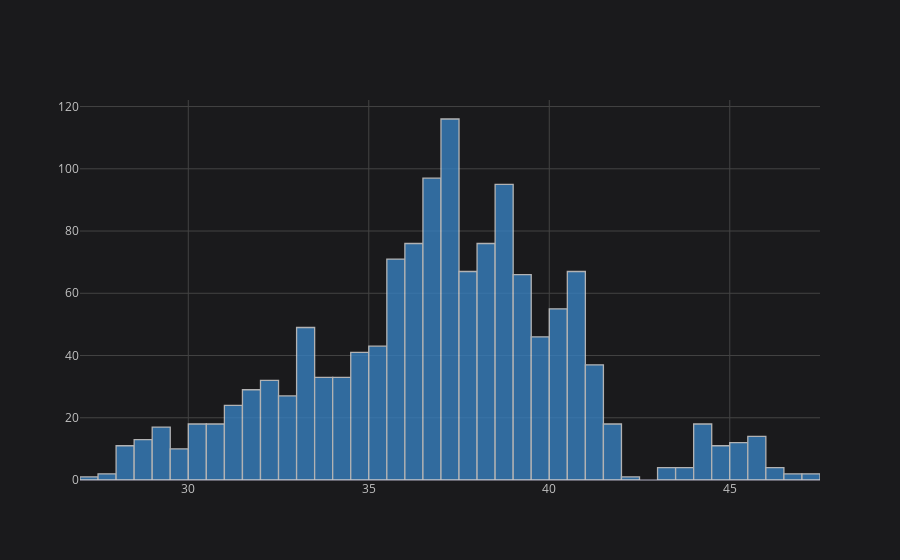

The code cell stored with this chart in its notebook:
### Code cell
TT.iplot(kind='hist', column=' Temperatura')

### Figure 1 — Plotly figure (JSON) as saved in the notebook; plotly's stock layout.template omitted (floating-point values rounded to 4 significant figures; data arrays with more than 128 entries replaced by an {"elided": "..."} marker saying what was removed)
{"data": [{"histfunc": "count", "histnorm": "", "marker": {"color": "rgba(55, 128, 191, 1.0)", "line": {"color": "#D9D9D9", "width": 1.3}}, "name": " Temperatura", "opacity": 0.8, "orientation": "v", "type": "histogram", "x": {"elided": "1360 float values"}}], "layout": {"autosize": true, "barmode": "overlay", "legend": {"bgcolor": "#1A1A1C", "font": {"color": "#D9D9D9"}}, "paper_bgcolor": "#1A1A1C", "plot_bgcolor": "#1A1A1C", "title": {"font": {"color": "#D9D9D9"}}, "xaxis": {"autorange": true, "gridcolor": "#434343", "range": [27, 47.5], "showgrid": true, "tickfont": {"color": "#C2C2C2"}, "title": {"font": {"color": "#D9D9D9"}, "text": ""}, "type": "linear", "zerolinecolor": "#666570"}, "yaxis": {"autorange": true, "gridcolor": "#434343", "range": [0, 122.1], "showgrid": true, "tickfont": {"color": "#C2C2C2"}, "title": {"font": {"color": "#D9D9D9"}, "text": ""}, "zerolinecolor": "#666570"}}}
